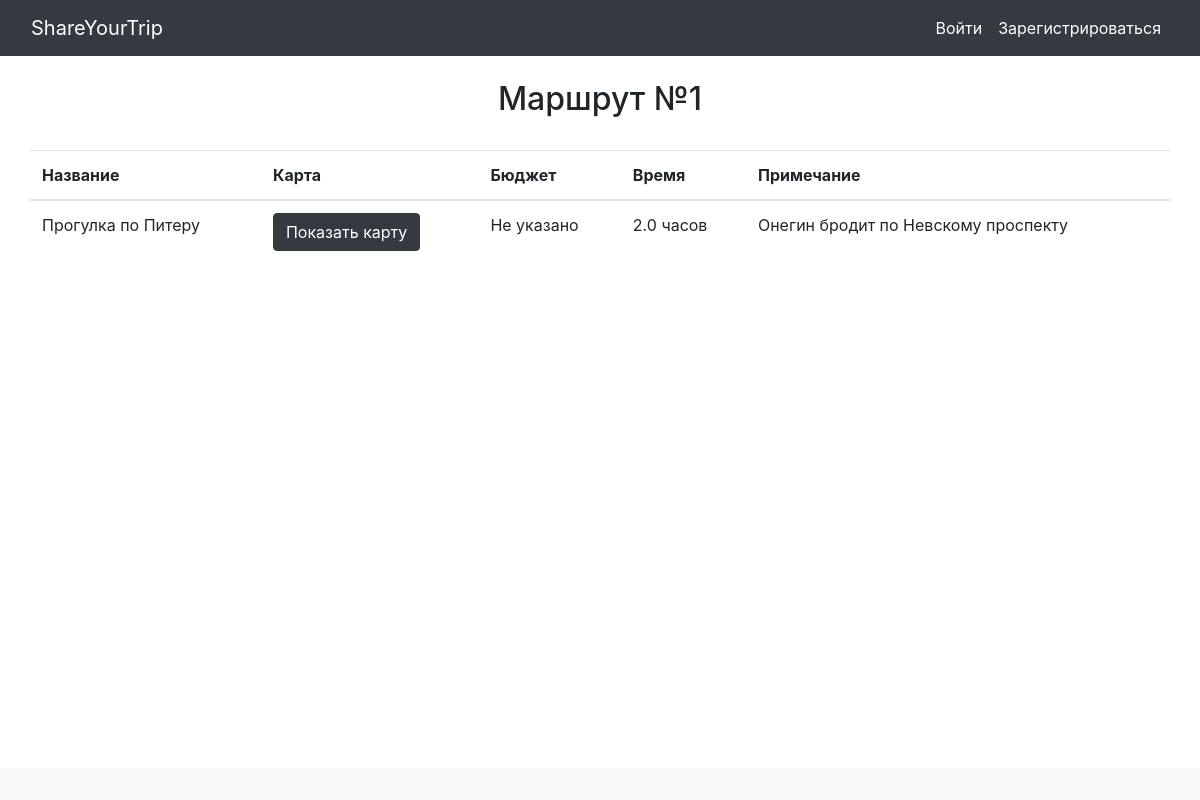
/route/1, run on the app's committed database.
### data/routes.py (models this page shows)
class Route(SqlAlchemyBase):
    __tablename__ = 'routes'
    id = sqlalchemy.Column(sqlalchemy.Integer, primary_key=True,
                                               autoincrement=True)
    name = sqlalchemy.Column(sqlalchemy.String)
    coordinates = sqlalchemy.Column(sqlalchemy.String)
    time_hours = sqlalchemy.Column(sqlalchemy.Float)
    budget = sqlalchemy.Column(sqlalchemy.Float)
    remarks = sqlalchemy.Column(sqlalchemy.String)
    author = sqlalchemy.Column(sqlalchemy.Integer, sqlalchemy.ForeignKey('users.id'))

### main.py (the view)
@login_required
@app.route("/route/<int:id>")
def route(id):
    db_sess = db_session.create_session()
    route = db_sess.query(Route).filter(Route.id == id).first()
    return render_template("route.html", title='Просмотр маршрута', r=route)

### data/db_session.py (called while the page is built)
def create_session() -> Session:
    global __factory
    return __factory()

### templates/route.html
{% extends 'base.html' %}
{% block content %}
<div class="containter mt-4 mb-4">
    <h2 class="text-center">Маршрут №{{ r.id }}</h2><br>
    <table class="container table">
        <thead>
            <tr>
                <th>Название</th>
                <th>Карта</th>
                <th>Бюджет</th>
                <th>Время</th>
                <th>Примечание</th>
            </tr>
        </thead>
        <tbody>
            <tr>
                <td>{{ r.name }}</td>
                <td><a class="btn btn-dark" href="/route/{{ r.id }}/map">Показать карту</a></td>
                {% if r.budget != None %}
                <td>{{ r.budget }} тыс. руб.</td>
                {% else %}
                <td>Не указано</td>
                {% endif %}
                {% if r.time_hours %}
                <td>{{ r.time_hours }} часов</td>
                {% else %}
                <td>Не указано</td>
                {% endif %}
                <td>{{ r.remarks }}</td>
            </tr>
        </tbody>
    </table>
</div>
{% endblock %}

### data on the page
Route: id "1", name "Прогулка по Питеру", time_hours "2.0", remarks "Онегин бродит по Невскому проспекту"
